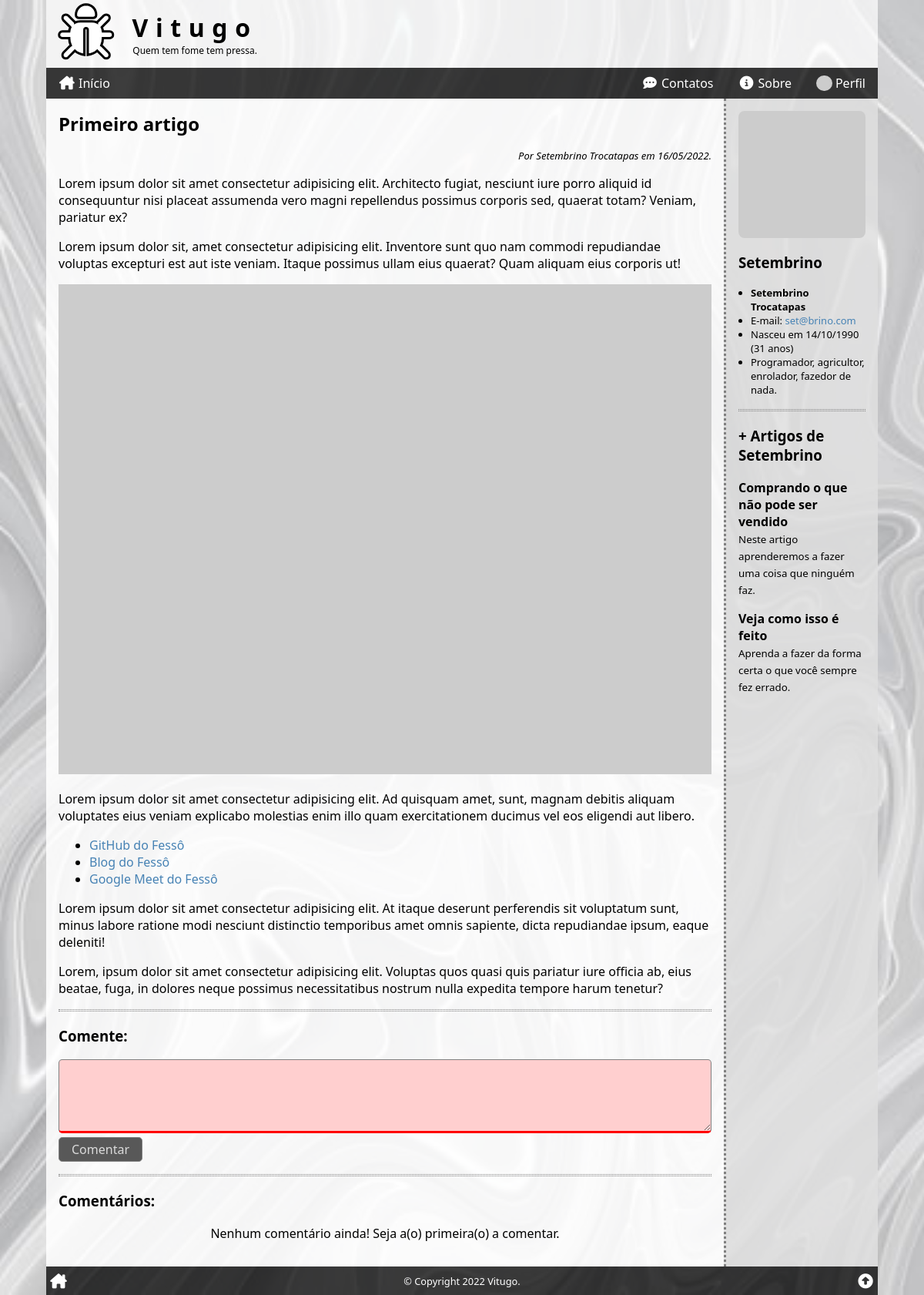
Screenshot of /ler/?id=1 (signed in) with the database file from the repository.
### tables this page shows
CREATE TABLE articles (
    art_id INT PRIMARY KEY AUTO_INCREMENT,
    art_title VARCHAR(127),
    art_intro VARCHAR(255),
    art_thumb VARCHAR(255),
    art_content TEXT,
    art_author INT,
    art_date TIMESTAMP DEFAULT CURRENT_TIMESTAMP,
    art_views INT DEFAULT '0',
    art_status ENUM('on', 'off', 'deleted') DEFAULT 'on',
    FOREIGN KEY (art_author) REFERENCES users (user_id)
);

CREATE TABLE users (
    user_id INT PRIMARY KEY AUTO_INCREMENT,
    user_name VARCHAR(255),
    user_email VARCHAR(255),
    user_birth DATE,
    user_photo VARCHAR(255),
    user_date TIMESTAMP DEFAULT CURRENT_TIMESTAMP,
    user_profile TEXT,
    user_password VARCHAR(255),
    user_type ENUM('user', 'author', 'admin') DEFAULT 'user',
    user_status ENUM('on', 'off', 'deleted') DEFAULT 'on'
);

### _config.php (called while the page is built, shortened)
<?php
function get_years_old($birth)
{
    $n = array(date('Y'), date('m'), date('d'));
    $b = explode('-', $birth);
    $yo = $n[0] - $b[0];
    if ($n[1] < $b[1]) {
        $yo--;
    } elseif ($n[1] == $b[1] and $n[2] <= $b[2]) {
        $yo--;
    }
    return $yo;
}

### ler/index.php (the view, shortened to what this page needs)
<?php
require($_SERVER['DOCUMENT_ROOT'] . '/_config.php');
$comment_list = '';
if (isset($_GET['id'])) $id = intval($_GET['id']);
else $id = 0;
$sql = <<<SQL
SELECT *,
	    -- DATE_FORMAT(art_date, '%d/%m/%Y às %H:%i') AS date_br,
        DATE_FORMAT(art_date, '%d/%m/%Y') AS date_br,
        DATE_FORMAT(user_birth, '%d/%m/%Y') AS birth_br
    FROM `articles`
INNER JOIN `users` ON art_author = user_id
WHERE art_id = '{$id}'
    AND art_status = 'on'
    AND art_date <= NOW();
SQL;
$res = $conn->query($sql);
$artigo = $res->fetch_assoc();
$html_article = <<<HTML
<h2>{$artigo['art_title']}</h2>
<div class="author-date">
    Por {$artigo['user_name']} em {$artigo['date_br']}.
</div>
<div>{$artigo['art_content']}</div>
HTML;
$nome = explode(' ', $artigo['user_name'])[0];
$idade = get_years_old($artigo['user_birth']);
$html_author = <<<HTML
<div class="author-meta">
    <img src="{$artigo['user_photo']}" alt="{$artigo['user_name']}">
    <h3>{$nome}</h3>
    <ul>
        <li><strong>{$artigo['user_name']}</strong></li>
        <li>E-mail: <a href="mailto:{$artigo['user_email']}" target="_blank">{$artigo['user_email']}</a></li>
        <li>Nasceu em {$artigo['birth_br']} ({$idade} anos)</li>
        <li>{$artigo['user_profile']}</li>
    </ul>
</div>
HTML;
$sql = <<<SQL
SELECT art_id, art_title, art_intro
FROM `articles`
WHERE art_author = '{$artigo['user_id']}'
    AND art_id != '{$artigo['art_id']}'
	AND art_status = 'on'
    AND art_date <= NOW()
ORDER BY RAND()
LIMIT 4;
SQL;
$res = $conn->query($sql);
if ($res->num_rows > 0) :
    $html_author .= <<<HTML
<div class="author-articles">
    <hr class="divider">
    <h3>+ Artigos de {$nome}</h3>
HTML;
    while ($mais_artigos = $res->fetch_assoc()) :
        $html_author .= <<<HTML
    <div class="author-article" onclick="location.href='/ler/?id={$mais_artigos['art_id']}'">
        <h4>{$mais_artigos['art_title']}</h4>
        <small>{$mais_artigos['art_intro']}</small>
    </div>
HTML;
    endwhile;
    $html_author .= "</div>";
endif;
$sql = <<<SQL
SELECT comments.*, users.user_name, users.user_photo,
DATE_FORMAT(cmt_date, '%d/%m/%Y às %H:%i') AS cmt_date_br
 FROM comments
 INNER JOIN users ON cmt_author = user_id
WHERE cmt_article = '{$id}'
AND cmt_status = 'on'
ORDER BY cmt_date DESC;
SQL;
$res = $conn->query($sql);
if ($res->num_rows > 0) :
    while ($cmt = $res->fetch_assoc()) :
        $comment_list .= <<<HTML
     <div class="comment">
        <div class="comment-meta">
            Por {$cmt['user_name']} em {$cmt['cmt_date_br']}.
        </div>
        {$cmt['cmt_comment']}
     </div>
HTML;
    endwhile;
else :
    $comment_list = '<p class="text-center">Nenhum comentário ainda! Seja a(o) primeira(o) a comentar.</p>';
endif;
if (isset($_COOKIE['user']))
    $comment_form = true;
else
    $comment_form = false;
require($_SERVER['DOCUMENT_ROOT'] . '/_header.php');
?>
<section>
    <?php
    echo $html_article;
    ?>
    <hr class="divider">
    <?php if ($comment_form) : ?>
        <h3>Comente:</h3>
        <form action="<?php echo htmlspecialchars($_SERVER["PHP_SELF"]) . '?id=' . $id; ?>" method="post">
            <p>
                <textarea name="comment" id="comment" required></textarea>
                <button type="submit">Comentar</button>
            </p>
        </form>
        <hr class="divider">
    <?php endif; ?>
    <h3>Comentários:</h3>
    <?php echo $comment_list; ?>
</section>
<aside>
    <?php
    echo $html_author;
    ?>
</aside>
<?php
require($_SERVER['DOCUMENT_ROOT'] . '/_footer.php');

### ler/style.css (style rules this page uses)
.author-date { margin-top: 1rem; font-size: small; text-align: right; font-style: italic; }
section img { width: 100%; max-width: auto; }
.author-meta img { display: block; width: 100%; max-width: 200px; margin: auto; border-radius: .5rem; }
.author-meta ul { font-size: small; margin: 0; padding-left: 1rem; }
.author-article { cursor: pointer; margin-bottom: 1rem; }
.author-article:last-child { margin-bottom: 0; }
.author-article h4 { margin: 0; }

### style.css (style rules this page uses)
* { box-sizing: border-box; outline: none; transition: .2s; }
html, body { position: relative; width: 100%; height: 100%; padding: 0; margin: 0; font-family: 'Segoe UI', Tahoma, Geneva, Verdana, sans-serif; font-size: 16px; }
a { color: steelblue; text-decoration: none; }
header, nav, section, article, main, aside, footer { display: block; }
body { background-color: rgb(170, 170, 170); background-attachment: fixed; background-image: url('/img/gray_background_01.jpg'); background-position: center; background-repeat: no-repeat; background-size: cover; }
.wrap>main>section, .wrap>main>aside { padding: 1rem; }
.wrap>main>section { flex-grow: 1; background-color: rgba(255, 255, 255, .85); }
.wrap>main>aside { border-top: 3px dotted grey; background: rgba(224, 224, 224, .85); }
.wrap>main>section>h2:first-child, .wrap>main>aside>h3:first-child { margin: 0; }
.text-center { text-align: center; }
hr.divider { border: none; border-top: 1px dotted grey; border-bottom: 1px dotted grey; height: 3px; margin: 1rem 0; }
form input, form textarea, form button, form button[onclick] { font-family: inherit; font-size: inherit; padding: .25rem .5rem; border: 1px solid grey; border-radius: .3rem; }
form input, form textarea { width: 100%; }
form textarea { height: 6rem; resize: vertical; }
form button, form button[onclick] { background: steelblue; color: white; cursor: pointer; padding-left: 1rem; padding-right: 1rem; }
form input:invalid, form textarea:invalid { background: rgb(255, 207, 207); border-bottom: 3px solid red; }
form:invalid button { background: rgb(88, 88, 88); color: rgb(219, 219, 219); cursor: not-allowed; }
@media (min-width: 768px) { .wrap>main>aside { border-top: none; border-left: 3px dotted grey; flex: 0 0 200px; } }

### rows the page displays
articles: art_title "Primeiro artigo", art_author.user_name "Setembrino Trocatapas", art_content "Lorem ipsum dolor sit amet consectetur adipisicing elit. Architecto fugiat, nesciunt iure porro aliquid id consequuntur nisi placeat assumenda vero magni repellendus possimus corporis sed, quaerat totam? Veniam, pariatur ex? Lorem ipsum dolor sit, amet consectetur adipisicing elit. Inventore sunt quo nam commodi repudiandae voluptas excepturi est aut iste veniam. Itaque possimus ullam eius quaerat? Quam aliquam eius corporis ut! Lorem ipsum dolor sit amet consectetur adipisicing elit. Ad quisquam amet, sunt, magnam debitis aliquam voluptates eius veniam explicabo molestias enim illo quam exercitationem ducimus vel eos eligendi aut libero. GitHub do Fessô Blog do Fessô Google Meet do Fessô…", art_author.user_name "Setembrino", art_author.user_email "set@brino.com", art_author.user_birth "31", art_author.user_profile "Programador, agricultor, enrolador, fazedor de nada."
articles: art_title "Comprando o que não pode ser vendido", art_intro "Neste artigo aprenderemos a fazer uma coisa que ninguém faz."
articles: art_title "Veja como isso é feito", art_intro "Aprenda a fazer da forma certa o que você sempre fez errado."

### other values shown
$artigo['date_br'] "16/05/2022"
$artigo['birth_br'] "14/10/1990"
